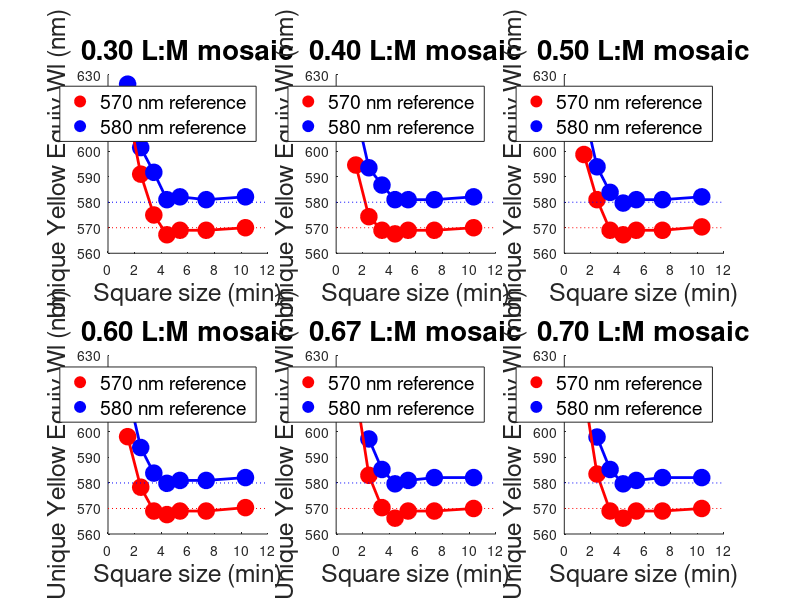

Write the MATLAB code that produced this figure.
% Each block of data is from shiftUY.txt in a SummaryFigsFixedMosaic
% directory.
%
% Row 1: Stimulus size in minutes
% Row 2: Reference wavelength in nm
% Row 3: L:M ratio of mosaic
% Row 4: UY eq wl
% Row 5: Stimulus size in minutes
% Row 6: Reference wavelength in nm
% Row 7: L:M ratio of mosaic
% Row 8: UY eq wl

% Initialize
clear; close all;

% Data table
i = 1;
UYDataVSize{i} = [ ...
   1.4754098e+00   1.4754098e+00   1.4754098e+00   1.4754098e+00   1.4754098e+00   1.4754098e+00
   5.8000000e+02   5.8000000e+02   5.8000000e+02   5.8000000e+02   5.8000000e+02   5.8000000e+02
   3.0000000e-01   4.0000000e-01   5.0000000e-01   6.0000000e-01   6.7000000e-01   7.0000000e-01
   6.2626667e+02   6.1600000e+02   6.1647458e+02   6.1600000e+02             NaN             NaN
   1.4754098e+00   1.4754098e+00   1.4754098e+00   1.4754098e+00   1.4754098e+00   1.4754098e+00
   5.7000000e+02   5.7000000e+02   5.7000000e+02   5.7000000e+02   5.7000000e+02   5.7000000e+02
   3.0000000e-01   4.0000000e-01   5.0000000e-01   6.0000000e-01   6.7000000e-01   7.0000000e-01
   6.1693333e+02   5.9457143e+02   5.9869231e+02   5.9814286e+02   6.1600000e+02   6.1600000e+02

    ];
i = i + 1;

UYDataVSize{i} = [ ...
   2.4590164e+00   2.4590164e+00   2.4590164e+00   2.4590164e+00   2.4590164e+00   2.4590164e+00
   5.8000000e+02   5.8000000e+02   5.8000000e+02   5.8000000e+02   5.8000000e+02   5.8000000e+02
   3.0000000e-01   4.0000000e-01   5.0000000e-01   6.0000000e-01   6.7000000e-01   7.0000000e-01
   6.0141667e+02   5.9350000e+02   5.9388462e+02   5.9388462e+02   5.9725000e+02   5.9800000e+02
   2.4590164e+00   2.4590164e+00   2.4590164e+00   2.4590164e+00   2.4590164e+00   2.4590164e+00
   5.7000000e+02   5.7000000e+02   5.7000000e+02   5.7000000e+02   5.7000000e+02   5.7000000e+02
   3.0000000e-01   4.0000000e-01   5.0000000e-01   6.0000000e-01   6.7000000e-01   7.0000000e-01
   5.9100000e+02   5.7433333e+02   5.8100000e+02   5.7833333e+02   5.8300000e+02   5.8350000e+02
    ];
i = i + 1;

UYDataVSize{i} = [ ...
   3.4426230e+00   3.4426230e+00   3.4426230e+00   3.4426230e+00   3.4426230e+00   3.4426230e+00
   5.8000000e+02   5.8000000e+02   5.8000000e+02   5.8000000e+02   5.8000000e+02   5.8000000e+02
   3.0000000e-01   4.0000000e-01   5.0000000e-01   6.0000000e-01   6.7000000e-01   7.0000000e-01
   5.9171429e+02   5.8671429e+02   5.8385714e+02   5.8385714e+02   5.8528571e+02   5.8528571e+02
   3.4426230e+00   3.4426230e+00   3.4426230e+00   3.4426230e+00   3.4426230e+00   3.4426230e+00
   5.7000000e+02   5.7000000e+02   5.7000000e+02   5.7000000e+02   5.7000000e+02   5.7000000e+02
   3.0000000e-01   4.0000000e-01   5.0000000e-01   6.0000000e-01   6.7000000e-01   7.0000000e-01
   5.7500000e+02   5.6900000e+02   5.6900000e+02   5.6900000e+02   5.7033333e+02   5.6900000e+02

    ];
i = i + 1;

UYDataVSize{i} = [ ...
   4.4262295e+00   4.4262295e+00   4.4262295e+00   4.4262295e+00   4.4262295e+00   4.4262295e+00
   5.8000000e+02   5.8000000e+02   5.8000000e+02   5.8000000e+02   5.8000000e+02   5.8000000e+02
   3.0000000e-01   4.0000000e-01   5.0000000e-01   6.0000000e-01   6.7000000e-01   7.0000000e-01
   5.8100000e+02   5.8100000e+02   5.7966667e+02   5.7985714e+02   5.7966667e+02   5.7966667e+02
   4.4262295e+00   4.4262295e+00   4.4262295e+00   4.4262295e+00   4.4262295e+00   4.4262295e+00
   5.7000000e+02   5.7000000e+02   5.7000000e+02   5.7000000e+02   5.7000000e+02   5.7000000e+02
   3.0000000e-01   4.0000000e-01   5.0000000e-01   6.0000000e-01   6.7000000e-01   7.0000000e-01
   5.6725000e+02   5.6760000e+02   5.6725000e+02   5.6760000e+02   5.6620000e+02   5.6620000e+02

    ];
i = i + 1;

UYDataVSize{i} = [ ...
      5.4098361e+00   5.4098361e+00   5.4098361e+00   5.4098361e+00   5.4098361e+00   5.4098361e+00
   5.8000000e+02   5.8000000e+02   5.8000000e+02   5.8000000e+02   5.8000000e+02   5.8000000e+02
   3.0000000e-01   4.0000000e-01   5.0000000e-01   6.0000000e-01   6.7000000e-01   7.0000000e-01
   5.8211111e+02   5.8100000e+02   5.8100000e+02   5.8100000e+02   5.8100000e+02   5.8100000e+02
   5.4098361e+00   5.4098361e+00   5.4098361e+00   5.4098361e+00   5.4098361e+00   5.4098361e+00
   5.7000000e+02   5.7000000e+02   5.7000000e+02   5.7000000e+02   5.7000000e+02   5.7000000e+02
   3.0000000e-01   4.0000000e-01   5.0000000e-01   6.0000000e-01   6.7000000e-01   7.0000000e-01
   5.6900000e+02   5.6900000e+02   5.6900000e+02   5.6900000e+02   5.6900000e+02   5.6900000e+02
    ];
i = i + 1;

UYDataVSize{i} = [ ...
   7.3770492e+00   7.3770492e+00   7.3770492e+00   7.3770492e+00   7.3770492e+00   7.3770492e+00
   5.8000000e+02   5.8000000e+02   5.8000000e+02   5.8000000e+02   5.8000000e+02   5.8000000e+02
   3.0000000e-01   4.0000000e-01   5.0000000e-01   6.0000000e-01   6.7000000e-01   7.0000000e-01
   5.8100000e+02   5.8100000e+02   5.8100000e+02   5.8100000e+02   5.8211111e+02   5.8211111e+02
   7.3770492e+00   7.3770492e+00   7.3770492e+00   7.3770492e+00   7.3770492e+00   7.3770492e+00
   5.7000000e+02   5.7000000e+02   5.7000000e+02   5.7000000e+02   5.7000000e+02   5.7000000e+02
   3.0000000e-01   4.0000000e-01   5.0000000e-01   6.0000000e-01   6.7000000e-01   7.0000000e-01
   5.6900000e+02   5.6900000e+02   5.6900000e+02   5.6900000e+02   5.6900000e+02   5.6900000e+02
    ];
i = i + 1;

UYDataVSize{i} = [ ...
   1.0327869e+01   1.0327869e+01   1.0327869e+01   1.0327869e+01   1.0327869e+01   1.0327869e+01
   5.8000000e+02   5.8000000e+02   5.8000000e+02   5.8000000e+02   5.8000000e+02   5.8000000e+02
   3.0000000e-01   4.0000000e-01   5.0000000e-01   6.0000000e-01   6.7000000e-01   7.0000000e-01
   5.8211111e+02   5.8211111e+02   5.8211111e+02   5.8211111e+02   5.8211111e+02   5.8211111e+02
   1.0327869e+01   1.0327869e+01   1.0327869e+01   1.0327869e+01   1.0327869e+01   1.0327869e+01
   5.7000000e+02   5.7000000e+02   5.7000000e+02   5.7000000e+02   5.7000000e+02   5.7000000e+02
   3.0000000e-01   4.0000000e-01   5.0000000e-01   6.0000000e-01   6.7000000e-01   7.0000000e-01
   5.7000000e+02   5.7000000e+02   5.7033333e+02   5.7033333e+02   5.7000000e+02   5.7000000e+02
    ];
i = i + 1;

% Unpack data for plotting
%
% Should add some asserts to make sure data format doesn't change in the
% future.  Assumptions about that hard coded in this loop.
nRatios = size(UYDataVSize{1},2);
for ii = 1:length(UYDataVSize)
    for rr = 1:nRatios
        useRr = rr; %nRatios-rr+1;
        mosaicRatio(rr) = UYDataVSize{ii}(3,useRr);
        plotDataSize{rr}(ii) = UYDataVSize{ii}(1,useRr);
        plotData580RefUY{rr}(ii) = UYDataVSize{ii}(4,useRr);
        plotData570RefUY{rr}(ii) = UYDataVSize{ii}(8,useRr);
    end
end


nSubRows = 2;
nSubCols = 3;
figure; clf; hold on;
set(gcf,'Position',[10 10 1200 800]);
for rr = 1:nRatios
    subplot(nSubRows,nSubCols,rr); hold on;
    plot(plotDataSize{rr},plotData570RefUY{rr},'ro','MarkerFaceColor','r','MarkerSize',12);
    plot(plotDataSize{rr},plotData580RefUY{rr},'bo','MarkerFaceColor','b','MarkerSize',12);
    plot(plotDataSize{rr},plotData570RefUY{rr},'r','LineWidth',2);
    plot(plotDataSize{rr},plotData580RefUY{rr},'b','LineWidth',2);
    plot([0 12],[570 570],'r:');
    plot([0 12],[580 580],'b:');
    xlabel('Square size (min)','FontSize',18);
    ylabel('Unique Yellow Equiv Wl (nm)','FontSize',18);
    title(sprintf('%0.2f L:M mosaic',mosaicRatio(rr)),'FontSize',20);
    legend('570 nm reference','580 nm reference','FontSize',14);
    xlim([0 12]); ylim([560 630]);
end